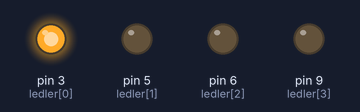
Bench run of a sketch on a simulated Arduino Uno, built with avr-gcc and run on an emulated ATmega328P. Shown: output pins drawn as LEDs (lit = HIGH).

Above: at 0.15 s.
At 1.05 s:
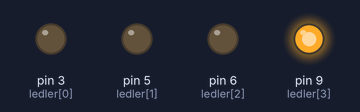
At 1.35 s:
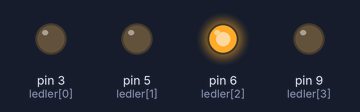
At 3.45 s:
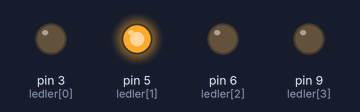
Timing chart, 0 to 4.1 s (numbered marks = the images above):
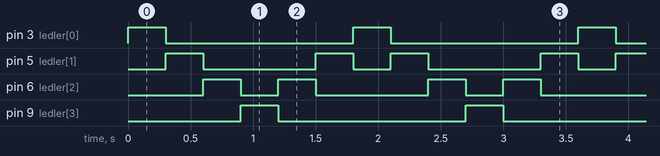

The sketch:

ak0185_dizi.ino
```cpp
/*
  BU KOD NE YAPAR?
  Bu kod, 3, 5, 6, 9 numaralı pinlerdeki 4 LED'de kara şimşek efekti verir. Pinler ardışık olmadığı
  için bir dizide (ledler[]) saklanır ve for döngüsüyle sırayla yakılır.
*/

/*
  ak0185 — Dizi: pinler ardışık olmayınca kara şimşek
  Ne öğreneceğiz: dizi (array) — birden fazla değeri TEK bir isimde, sıra numarasıyla
    saklamak
  Malzeme: Arduino Uno kartı, USB kablosu, 4 LED, 4 adet 220 ohm direnç, breadboard,
    5 jumper kablo
  Devre: 1. LED (+) -> pin 3, 2. LED (+) -> pin 5, 3. LED (+) -> pin 6, 4. LED (+) ->
    pin 9 (soldan sağa); her LED'in kısa bacağı (-) kendi 220 ohm direncine. Dirençlerin
    boş uçları breadboard'ın ORTAK GND hattına takılır (hepsi aynı hat), o hat da TEK
    bir jumper ile Arduino'nun GND pinine bağlanır — LED başına ayrı bir GND jumper'ı
    gerekmez. Toplam: 4 sinyal jumper'ı (pin -> LED) + 1 GND jumper'ı = 5.
    DİKKAT: pinler ARDIŞIK DEĞİL (3, 5, 6, 9) — bu dersin sebebi bu.

  Şimdilik kara kutu (sonra açacağız):
    void   -> "fonksiyon" konusunda açılacak
    OUTPUT -> buton dersinde (ünite 2), INPUT ile birlikte açılacak
  Bunlara şimdilik dokunma, sırası gelince tek tek açacağız.

  kaynak: ..\arsiv\004karaSimsekIleri\004karaSimsekIleri.ino (dizi kullanan hâli,
          ak0140'ta dizisiz uyarlanmıştı — burada dizi GERİ geliyor) + kendi
          ak0140_karaSimsekFor
*/

// --- KAVRAM ---
// SEN YAP 1'i (aşağıda) önce dene, sonra buraya dön: ak0140'taki "ilkLed = 3, sonLed
// = 9" hâlini bu devreye yükleyince desen bozulur, çünkü pin 3'ten 9'a kadar HER sayı
// denenir (3,4,5,6,7,8,9) ama 4, 7 ve 8'de hiç LED yok. Pinler ardışık olmayınca
// "ilk pin, son pin" yetmez; her pini ayrı ayrı bir LİSTEYE yazmamız gerekir. Buna
// dizi denir.
//
// const int ledler[4] = {3, 5, 6, 9}; dört pini TEK bir isimde saklar.
// ledler[0] birinci pin (3), ledler[1] ikinci pin (5)... SIFIRDAN başlar.
const int ledSayisi = 4;
const int ledler[4] = {3, 5, 6, 9};

void setup() {
  for (int i = 0; i < ledSayisi; i++) {
    pinMode(ledler[i], OUTPUT);
  }
}

void loop() {
  // ak0140'taki 1-2-3-4-3-2 deseni, artık ledler[i] ile:
  for (int i = 0; i < ledSayisi; i++) {
    digitalWrite(ledler[i], HIGH);
    delay(300);
    digitalWrite(ledler[i], LOW);
  }
  for (int i = ledSayisi - 2; i >= 1; i--) {
    digitalWrite(ledler[i], HIGH);
    delay(300);
    digitalWrite(ledler[i], LOW);
  }
}

// --- SEN YAP ---
// 1) ÖNCE BUNU DENE (bu dersin kodunu yüklemeden önce): ak0140_karaSimsekFor
//    klasöründeki kodu aç, ilkLed = 3 ve sonLed = 9 yap, BU devreye (pin 3,5,6,9) yükle.
//    Ne oluyor? Desen 4, 7 ve 8'de "boşta bekliyor" gibi davranır, ritim bozulur —
//    çünkü orada LED yok. Bu ACI'yı gördükten sonra bu dersin koduna (yukarıdaki
//    KAVRAM) geç.
// 2) ledler dizisinin sırasını değiştir: {9, 3, 6, 5}. Kodun geri kalanına HİÇ
//    dokunmadan desen nasıl değişti?
// 3) ak0170'le birleştir: her LED digitalWrite yerine analogWrite ile yavaşça
//    parlayıp sönsün (nefes alan kara şimşek) — for (int parlaklik = 0; parlaklik <=
//    255; parlaklik++) { analogWrite(ledler[i], parlaklik); delay(2); } gibi bir
//    döngüyü digitalWrite(ledler[i], HIGH) yerine dene.
```

Measured:
- by itself, pin 3 (ledler[0]), pin 9 (ledler[3]): alternates HIGH for 0.30 s and LOW for 1.5 s
- by itself, pin 5 (ledler[1]): repeats every 1.8 s: LOW 0.90 s, HIGH 0.30 s, LOW 0.30 s, HIGH 0.30 s
- by itself, pin 6 (ledler[2]): repeats every 1.8 s: LOW 0.30 s, HIGH 0.30 s, LOW 0.90 s, HIGH 0.30 s
